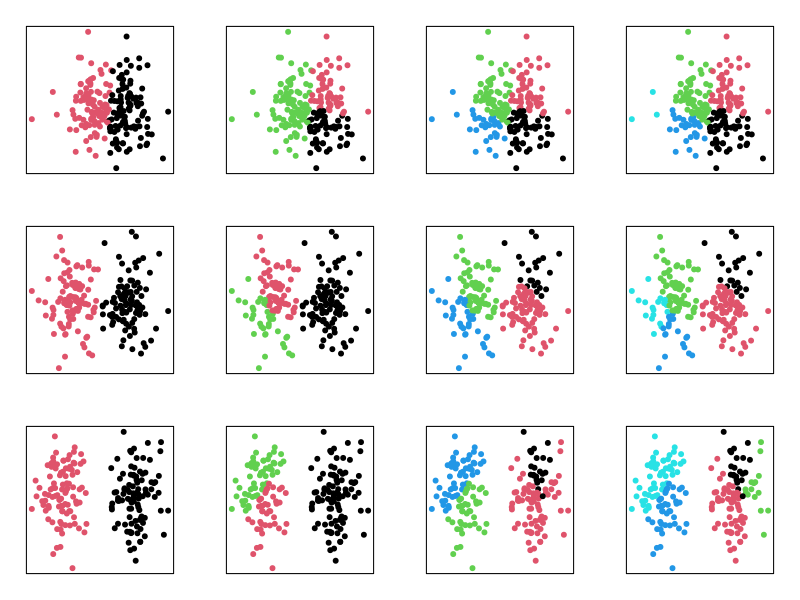

Recreate this plot in R.
library("cluster")
diff <- c(1,2,3)
n    <- 100
col  <- c("blue", "red")
clu   <- 2:5 
pdf("Norm_diana.pdf", width=10, height=7, bg="transparent")
par(mfrow=c(length(diff), length(clu)), mar=c(0,0,0,0), mar=c(2,2,2,2), bg="transparent")
for (i in seq(diff)) {
  x1     <- matrix(rnorm(2*n), nr=n)
  x1[,1] <- x1[,1] + diff[i]
  x2     <- matrix(rnorm(2*n), nr=n)
  x2[,1] <- x2[,1] - diff[i]
  x      <- rbind(x1, x2)
  cl     <- diana(x)
  for (j in seq(clu)) {
    hcl <- cutree(as.hclust(cl), k = clu[j])
    plot(x, col=hcl, pch=19, axes=F, xlab="", ylab="",bg="transparent")
    box()
  }
}
dev.off()
if (interactive()) browseURL(paste0(getwd(),"/Norm_diana.pdf"))
